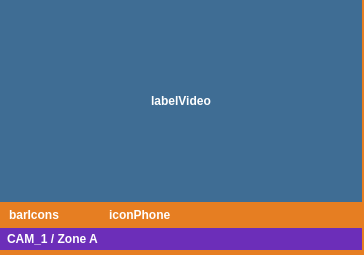
<?xml version="1.0" encoding="UTF-8"?>
<ui version="4.0">
 <class>CamTile</class>
 <widget class="QWidget" name="CamTile">
  <property name="geometry">
   <rect>
    <x>0</x>
    <y>0</y>
    <width>364</width>
    <height>255</height>
   </rect>
  </property>
  <property name="sizePolicy">
   <sizepolicy hsizetype="Preferred" vsizetype="Preferred">
    <horstretch>0</horstretch>
    <verstretch>0</verstretch>
   </sizepolicy>
  </property>
  <property name="maximumSize">
   <size>
    <width>380</width>
    <height>16777215</height>
   </size>
  </property>
  <property name="windowTitle">
   <string>Form</string>
  </property>
  <property name="styleSheet">
   <string notr="true">background:#E67E22; color:white; padding:6px; font-weight:600;</string>
  </property>
  <widget class="QWidget" name="">
   <property name="geometry">
    <rect>
     <x>0</x>
     <y>0</y>
     <width>362</width>
     <height>250</height>
    </rect>
   </property>
   <layout class="QVBoxLayout" name="verticalLayout">
    <property name="spacing">
     <number>0</number>
    </property>
    <item>
     <widget class="QLabel" name="labelVideo">
      <property name="sizePolicy">
       <sizepolicy hsizetype="Expanding" vsizetype="Expanding">
        <horstretch>0</horstretch>
        <verstretch>0</verstretch>
       </sizepolicy>
      </property>
      <property name="minimumSize">
       <size>
        <width>360</width>
        <height>180</height>
       </size>
      </property>
      <property name="styleSheet">
       <string notr="true">background:#3f6d94; color:white;</string>
      </property>
      <property name="text">
       <string>labelVideo</string>
      </property>
      <property name="scaledContents">
       <bool>true</bool>
      </property>
      <property name="alignment">
       <set>Qt::AlignCenter</set>
      </property>
     </widget>
    </item>
    <item>
     <layout class="QHBoxLayout" name="horizontalLayout">
      <property name="spacing">
       <number>0</number>
      </property>
      <item>
       <widget class="QLabel" name="iconWarn">
        <property name="maximumSize">
         <size>
          <width>100</width>
          <height>50</height>
         </size>
        </property>
        <property name="styleSheet">
         <string notr="true"/>
        </property>
        <property name="text">
         <string>barIcons</string>
        </property>
       </widget>
      </item>
      <item>
       <widget class="QLabel" name="iconReason">
        <property name="maximumSize">
         <size>
          <width>360</width>
          <height>25</height>
         </size>
        </property>
        <property name="styleSheet">
         <string notr="true"/>
        </property>
        <property name="text">
         <string>iconPhone</string>
        </property>
       </widget>
      </item>
     </layout>
    </item>
    <item>
     <widget class="QLabel" name="barHeader">
      <property name="styleSheet">
       <string notr="true">background:#6C2EB9; color:white; padding:4px;</string>
      </property>
      <property name="text">
       <string>CAM_1 / Zone A</string>
      </property>
     </widget>
    </item>
   </layout>
  </widget>
 </widget>
 <resources/>
 <connections/>
</ui>
